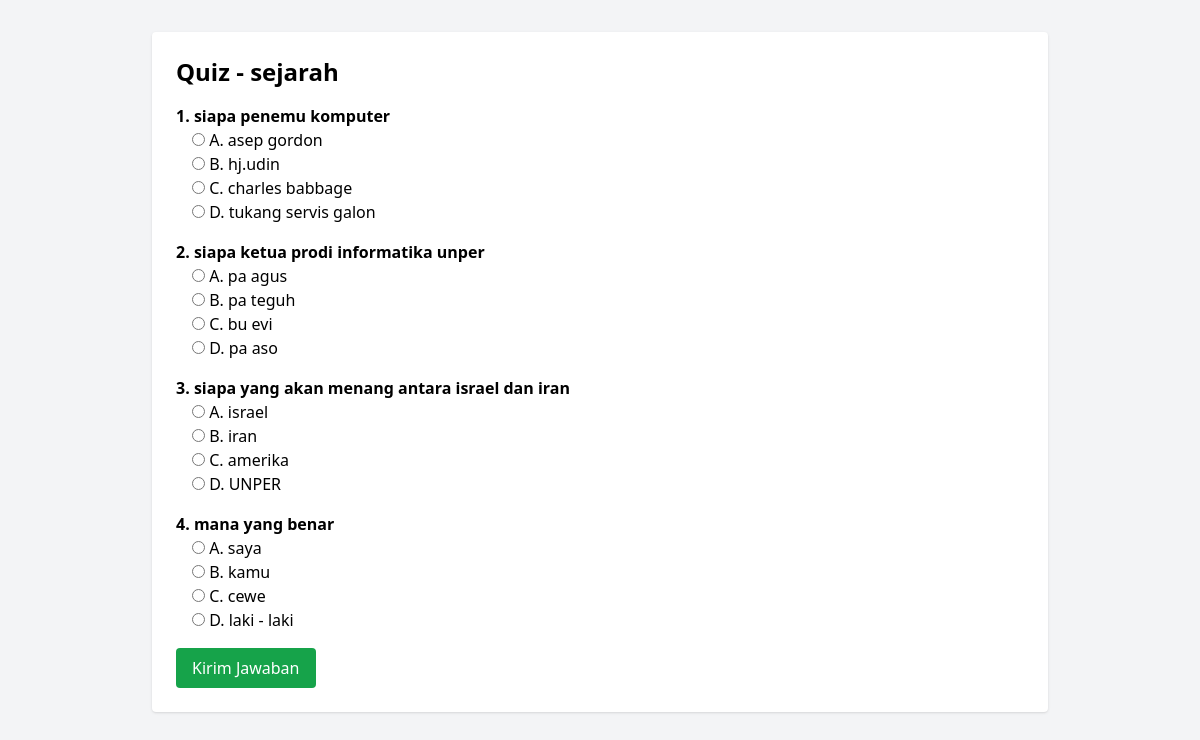
/kerjakan_quiz.php?mapel=sejarah, run on the app's committed database.
### tables this page shows
CREATE TABLE `soal` (
  `id` int(11) NOT NULL,
  `id_quiz` int(11) NOT NULL,
  `pertanyaan` text NOT NULL,
  `opsi_a` varchar(255) DEFAULT NULL,
  `opsi_b` varchar(255) DEFAULT NULL,
  `opsi_c` varchar(255) DEFAULT NULL,
  `opsi_d` varchar(255) DEFAULT NULL,
  `jawaban_benar` enum('A','B','C','D') DEFAULT NULL
);

### kerjakan_quiz.php (the view, shortened to what this page needs)
<?php
$conn = new mysqli("localhost", "root", "", "edvanced");
$mapel = $_GET['mapel'] ?? '';
$mapel = $conn->real_escape_string($mapel);
$soal = $conn->query("SELECT * FROM soal
                      INNER JOIN quiz ON soal.id_quiz = quiz.id
                      WHERE quiz.mata_pelajaran = '$mapel'");
?>
<!DOCTYPE html>
<html>
<head>
  <script src="https://cdn.tailwindcss.com"></script>
</head>
<body class="p-8 bg-gray-100">
  <div class="max-w-4xl mx-auto bg-white p-6 rounded shadow">
    <h1 class="text-2xl font-bold mb-4">Quiz - <?= htmlspecialchars($mapel) ?></h1>
    <form method="post" action="proses_jawab.php">
      <?php $no = 1; while ($row = $soal->fetch_assoc()): ?>
        <div class="mb-4">
          <p class="font-semibold"><?= $no++ ?>. <?= htmlspecialchars($row['pertanyaan']) ?></p>
          <div class="ml-4">
            <label><input type="radio" name="jawaban[<?= $row['id'] ?>]" value="A"> A. <?= $row['opsi_a'] ?></label><br>
            <label><input type="radio" name="jawaban[<?= $row['id'] ?>]" value="B"> B. <?= $row['opsi_b'] ?></label><br>
            <label><input type="radio" name="jawaban[<?= $row['id'] ?>]" value="C"> C. <?= $row['opsi_c'] ?></label><br>
            <label><input type="radio" name="jawaban[<?= $row['id'] ?>]" value="D"> D. <?= $row['opsi_d'] ?></label>
          </div>
        </div>
      <?php endwhile; ?>
      <button type="submit" class="bg-green-600 text-white px-4 py-2 rounded hover:bg-green-700">
        Kirim Jawaban
      </button>
    </form>
  </div>
</body>
</html>

### data on the page
soal: pertanyaan "siapa penemu komputer", opsi_a "asep gordon", opsi_b "hj.udin", opsi_c "charles babbage", opsi_d "tukang servis galon"
soal: pertanyaan "siapa ketua prodi informatika unper", opsi_a "pa agus", opsi_b "pa teguh", opsi_c "bu evi", opsi_d "pa aso"
soal: pertanyaan "siapa yang akan menang antara israel dan iran", opsi_a "israel", opsi_b "iran", opsi_c "amerika", opsi_d "UNPER"
soal: pertanyaan "mana yang benar", opsi_a "saya", opsi_b "kamu", opsi_c "cewe", opsi_d "laki - laki"

### other printed values
$mapel "sejarah"
